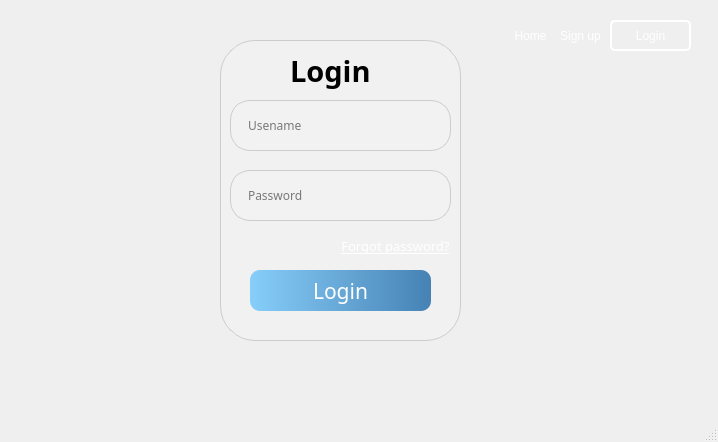
<?xml version="1.0" encoding="UTF-8"?>
<ui version="4.0">
 <class>MainWindow</class>
 <widget class="QMainWindow" name="MainWindow">
  <property name="geometry">
   <rect>
    <x>0</x>
    <y>0</y>
    <width>718</width>
    <height>442</height>
   </rect>
  </property>
  <property name="windowTitle">
   <string>MainWindow</string>
  </property>
  <widget class="QWidget" name="centralwidget">
   <widget class="QLabel" name="label">
    <property name="geometry">
     <rect>
      <x>220</x>
      <y>40</y>
      <width>241</width>
      <height>301</height>
     </rect>
    </property>
    <property name="styleSheet">
     <string notr="true">border: 1px solid #cccccc; /* Light gray border */
    border-radius: 35px; /* Rounded corners */
    background-color: rgba(255, 255, 255, 0.1); /* Transparent-like background */
    padding: 15px; /* Padding to create space around the text */</string>
    </property>
    <property name="text">
     <string/>
    </property>
   </widget>
   <widget class="QLineEdit" name="lineEdit">
    <property name="geometry">
     <rect>
      <x>230</x>
      <y>100</y>
      <width>221</width>
      <height>51</height>
     </rect>
    </property>
    <property name="font">
     <font>
      <family>Segoe Script</family>
     </font>
    </property>
    <property name="styleSheet">
     <string notr="true">border: 1px solid #cccccc; /* Light gray border */
border-radius: 20px; /* Rounded corners */
background-color: rgba(255, 255, 255, 0.1); /* Transparent-like background */
padding: 15px; /* Padding to create space around the text */</string>
    </property>
    <property name="text">
     <string/>
    </property>
    <property name="echoMode">
     <enum>QLineEdit::EchoMode::Normal</enum>
    </property>
    <property name="placeholderText">
     <string>Usename</string>
    </property>
   </widget>
   <widget class="QLabel" name="label_3">
    <property name="geometry">
     <rect>
      <x>240</x>
      <y>60</y>
      <width>81</width>
      <height>21</height>
     </rect>
    </property>
    <property name="font">
     <font>
      <pointsize>12</pointsize>
     </font>
    </property>
    <property name="text">
     <string/>
    </property>
   </widget>
   <widget class="QLabel" name="label_4">
    <property name="geometry">
     <rect>
      <x>240</x>
      <y>130</y>
      <width>81</width>
      <height>21</height>
     </rect>
    </property>
    <property name="font">
     <font>
      <pointsize>12</pointsize>
     </font>
    </property>
    <property name="text">
     <string/>
    </property>
   </widget>
   <widget class="QPushButton" name="pushButton_2">
    <property name="geometry">
     <rect>
      <x>330</x>
      <y>220</y>
      <width>131</width>
      <height>51</height>
     </rect>
    </property>
    <property name="font">
     <font>
      <family>Segoe Script</family>
      <pointsize>10</pointsize>
      <underline>true</underline>
     </font>
    </property>
    <property name="styleSheet">
     <string notr="true">background: none;
border: none;
color:rgb(255, 255, 255)</string>
    </property>
    <property name="text">
     <string>Forgot password?</string>
    </property>
   </widget>
   <widget class="QLineEdit" name="lineEdit_2">
    <property name="geometry">
     <rect>
      <x>230</x>
      <y>170</y>
      <width>221</width>
      <height>51</height>
     </rect>
    </property>
    <property name="font">
     <font>
      <family>Segoe Script</family>
     </font>
    </property>
    <property name="styleSheet">
     <string notr="true">border: 1px solid #cccccc; /* Light gray border */
    border-radius: 20px; /* Rounded corners */
    background-color: rgba(255, 255, 255, 0.1); /* Transparent-like background */
    padding: 15px; /* Padding to create space around the text */</string>
    </property>
    <property name="text">
     <string/>
    </property>
    <property name="echoMode">
     <enum>QLineEdit::EchoMode::Password</enum>
    </property>
    <property name="placeholderText">
     <string>Password</string>
    </property>
   </widget>
   <widget class="QLabel" name="label_2">
    <property name="geometry">
     <rect>
      <x>290</x>
      <y>40</y>
      <width>91</width>
      <height>61</height>
     </rect>
    </property>
    <property name="font">
     <font>
      <family>Segoe Script</family>
      <pointsize>22</pointsize>
      <bold>true</bold>
     </font>
    </property>
    <property name="text">
     <string>Login</string>
    </property>
   </widget>
   <widget class="QLabel" name="label_5">
    <property name="geometry">
     <rect>
      <x>0</x>
      <y>0</y>
      <width>711</width>
      <height>391</height>
     </rect>
    </property>
    <property name="text">
     <string/>
    </property>
    <property name="pixmap">
     <pixmap>../img/hinh-nen-4k-windows-10_100821069.jpg</pixmap>
    </property>
    <property name="scaledContents">
     <bool>true</bool>
    </property>
   </widget>
   <widget class="QPushButton" name="pushButton_6">
    <property name="geometry">
     <rect>
      <x>250</x>
      <y>270</y>
      <width>181</width>
      <height>41</height>
     </rect>
    </property>
    <property name="font">
     <font>
      <family>Segoe Script</family>
      <pointsize>16</pointsize>
     </font>
    </property>
    <property name="styleSheet">
     <string notr="true">color:rgb(255, 255, 255);
background: qlineargradient(spread:pad, x1:0, y1:0.5, x2:1, y2:0.5, stop:0 #87CEFA, stop:1 #4682B4);
border-radius:10px;
</string>
    </property>
    <property name="text">
     <string>Login</string>
    </property>
   </widget>
   <widget class="QPushButton" name="pushButton">
    <property name="geometry">
     <rect>
      <x>610</x>
      <y>20</y>
      <width>81</width>
      <height>31</height>
     </rect>
    </property>
    <property name="styleSheet">
     <string notr="true">border-radius:5px;
border: 2px solid white;
color:rgb(255, 255, 255)</string>
    </property>
    <property name="text">
     <string>Login</string>
    </property>
   </widget>
   <widget class="QPushButton" name="pushButton_3">
    <property name="geometry">
     <rect>
      <x>490</x>
      <y>20</y>
      <width>81</width>
      <height>31</height>
     </rect>
    </property>
    <property name="styleSheet">
     <string notr="true">border-radius:5px;
color:rgb(255, 255, 255)</string>
    </property>
    <property name="text">
     <string>Home</string>
    </property>
   </widget>
   <widget class="QPushButton" name="pushButton_7">
    <property name="geometry">
     <rect>
      <x>540</x>
      <y>20</y>
      <width>81</width>
      <height>31</height>
     </rect>
    </property>
    <property name="styleSheet">
     <string notr="true">border-radius:5px;
color:rgb(255, 255, 255)</string>
    </property>
    <property name="text">
     <string>Sign up</string>
    </property>
   </widget>
   <widget class="QPushButton" name="pushButton_4">
    <property name="geometry">
     <rect>
      <x>420</x>
      <y>180</y>
      <width>31</width>
      <height>31</height>
     </rect>
    </property>
    <property name="styleSheet">
     <string notr="true">background: none;
border: none;</string>
    </property>
    <property name="text">
     <string/>
    </property>
    <property name="icon">
     <iconset>
      <normaloff>../img/17-removebg-preview (1).png</normaloff>../img/17-removebg-preview (1).png</iconset>
    </property>
    <property name="iconSize">
     <size>
      <width>32</width>
      <height>32</height>
     </size>
    </property>
   </widget>
   <zorder>label_5</zorder>
   <zorder>label</zorder>
   <zorder>lineEdit</zorder>
   <zorder>label_3</zorder>
   <zorder>label_4</zorder>
   <zorder>pushButton_2</zorder>
   <zorder>lineEdit_2</zorder>
   <zorder>label_2</zorder>
   <zorder>pushButton_6</zorder>
   <zorder>pushButton</zorder>
   <zorder>pushButton_3</zorder>
   <zorder>pushButton_7</zorder>
   <zorder>pushButton_4</zorder>
  </widget>
  <widget class="QMenuBar" name="menubar">
   <property name="geometry">
    <rect>
     <x>0</x>
     <y>0</y>
     <width>718</width>
     <height>22</height>
    </rect>
   </property>
  </widget>
  <widget class="QStatusBar" name="statusbar"/>
 </widget>
 <resources/>
 <connections/>
</ui>
